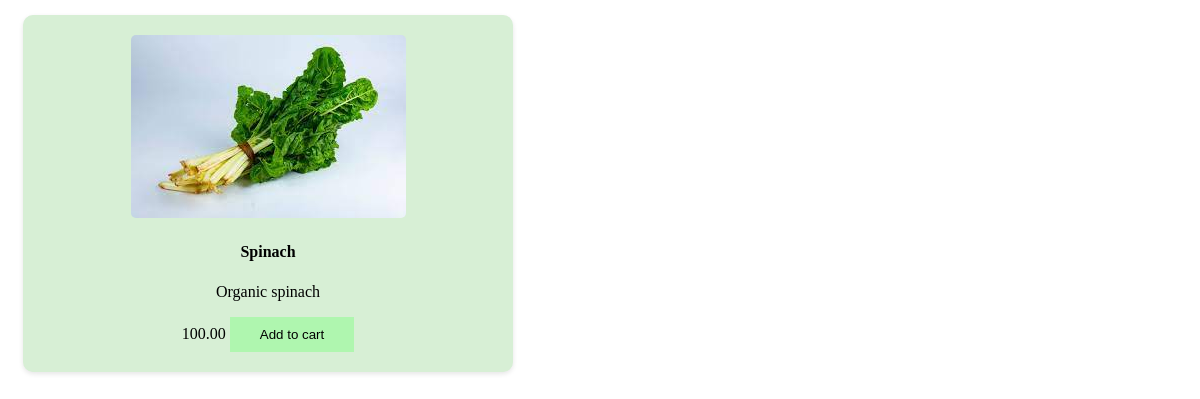
Page /inventory/products/1/ on the committed database.
### inventory/models.py (models this page shows, shortened)
class Product(models.Model):
 vendor = models.ForeignKey(Vendor, on_delete=models.CASCADE,null=True)
 name = models.CharField(max_length=32)
 description = models.TextField()
 image = models.ImageField(upload_to='media',null=True, blank=True)
 price = models.DecimalField(max_digits=10, decimal_places=2)
 stock = models.PositiveIntegerField()
 date_created = models.DateTimeField(auto_now_add=True)
 date_updated=models.DateTimeField(auto_now=True)

### inventory/views.py (the view)
# urls.py: path("products/<int:id>/",product_detail, name= "products_detail_view"),
def product_detail(request,id):
  product = Product.objects.get(id = id)
  return render(request,"inventory/product_detail.html", {"product":product})

### templates/inventory/product_detail.html (shortened to what this page needs)
<!DOCTYPE html>
<html>
    <head>
        {% load static %}
    </head>
    <body>
        <div class="main">
            <img src="{{ product.image.url }}"  alt="">
       <h4> {{product.name}}</h4>
       <p>{{product.description}}</p>
       <span>{{product.price}}</span>
       <a href=" {% url 'cart_product_view' %}"><button>Add to cart</button></a>
        </div>
    </body>
</html>

### templates/inventory/product_detail.html (style rules this page uses)
.main { background-color: #d7efd5; border-radius: 10px; box-shadow: 0 2px 5px rgba(0, 0, 0, 0.1); margin: 15px; padding: 20px; width: 450px; text-align: center; transition: transform 0.2s ease-in-out, box-shadow 0.2s ease-in-out; }
.main img { max-width: 100%; height: auto; border-radius: 5px; }
button { background-color: rgb(175, 246, 175); color: #000000; padding: 10px 30px; border: none; }

### rows in the picture
Product: image (picture), name "Spinach", description "Organic spinach", price "100.00"
